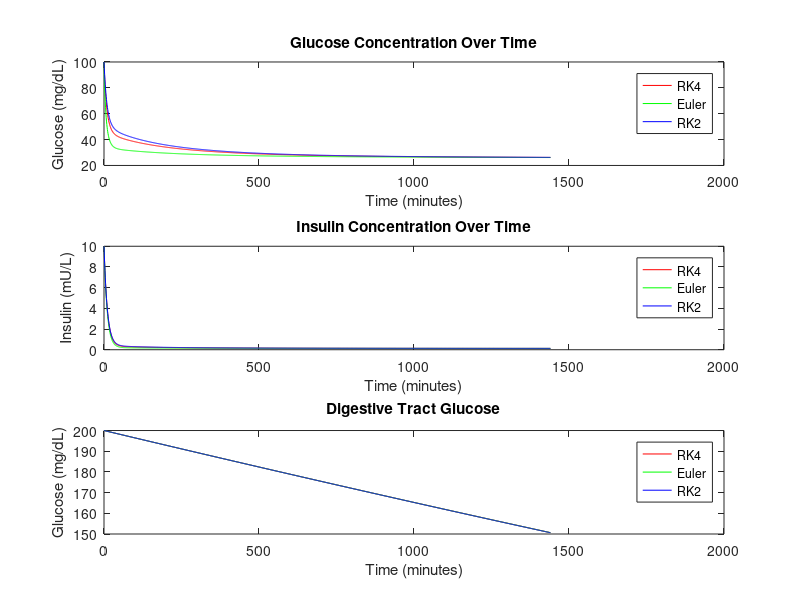

Write the MATLAB code that produced this figure.
% Time settings
dt = 1; % time step are in minutes
time = 0:dt:1440; % simulation time from 0 to 24 hours

% Parameters
k_abs = 0.05; % absorption rate constant
Km = 80; % Michaelis constant for glucose absorption
ku = 0.01; % glucose utilization rate constant
ki = 0.005; % insulin response rate
kd = 0.1; % insulin decay rate
kp = 0.03; % liver response rate
k_sec = 0.2; % maximum rate of insulin secretion
Ks = 100; % half-maximum concentration for insulin secretion
n = 2; % Hill coefficient
k_ex = 0.01; % glucose excretion rate
G_thr = 180; % renal glucose threshold
Gb = 90; % basal glucose level (mg/dL)

% Initial conditions
G = zeros(1, length(time));
I = zeros(1, length(time));
D = zeros(1, length(time));
L = zeros(1, length(time));

G(1) = 100;
I(1) = 10;
D(1) = 200; % initial digestive glucose (could be a meal)
L(1) = kp * (Gb - G(1));

% Solvingn using Runge-Kutta 4th Order Method
for i = 1:(length(time) - 1)
    % Update D
    k1 = -k_abs * D(i) / (Km + D(i));
    k2 = -k_abs * (D(i) + 0.5*dt*k1) / (Km + (D(i) + 0.5*dt*k1));
    k3 = -k_abs * (D(i) + 0.5*dt*k2) / (Km + (D(i) + 0.5*dt*k2));
    k4 = -k_abs * (D(i) + dt*k3) / (Km + (D(i) + dt*k3));
    D(i+1) = D(i) + (dt/6)*(k1 + 2*k2 + 2*k3 + k4);

    % Update G
    g_ex = k_ex * max(0, G(i) - G_thr);
    k1 = k_abs * D(i) / (Km + D(i)) - ku * G(i) * I(i) + L(i) - g_ex;
    k2 = k_abs * (D(i) + 0.5*dt*k1) / (Km + (D(i) + 0.5*dt*k1)) - ku * (G(i)+0.5*dt*k1) * (I(i)+0.5*dt*k1) + L(i) - g_ex;
    k3 = k_abs * (D(i) + 0.5*dt*k2) / (Km + (D(i) + 0.5*dt*k2)) - ku * (G(i)+0.5*dt*k2) * (I(i)+0.5*dt*k2) + L(i) - g_ex;
    k4 = k_abs * (D(i) + dt*k3) / (Km + (D(i) + dt*k3)) - ku * (G(i)+dt*k3) * (I(i)+dt*k3) + L(i) - g_ex;
    G(i+1) = G(i) + (dt/6)*(k1 + 2*k2 + 2*k3 + k4);

    % Update I
    sec_rate = k_sec * G(i)^n / (Ks^n + G(i)^n);
    k1 = sec_rate - kd * I(i);
    k2 = sec_rate - kd * (I(i) + 0.5*dt*k1);
    k3 = sec_rate - kd * (I(i) + 0.5*dt*k2);
    k4 = sec_rate - kd * (I(i) + dt*k3);
    I(i+1) = I(i) + (dt/6)*(k1 + 2*k2 + 2*k3 + k4);
end

% Solving using Euler's Method
G_euler = zeros(1, length(time));
I_euler = zeros(1, length(time));
D_euler = zeros(1, length(time));

G_euler(1) = 100;
I_euler(1) = 10;
D_euler(1) = 200;

for i = 1:(length(time) - 1)
    % Update D
    D_euler(i+1) = D_euler(i) - k_abs * D_euler(i) / (Km + D_euler(i)) * dt;

    % Update G
    g_ex = k_ex * max(0, G_euler(i) - G_thr);
    G_euler(i+1) = G_euler(i) + (k_abs * D_euler(i) / (Km + D_euler(i)) - ku * G_euler(i) * I_euler(i) + L(i) - g_ex) * dt;

    % Update I
    sec_rate = k_sec * G_euler(i)^n / (Ks^n + G_euler(i)^n);
    I_euler(i+1) = I_euler(i) + (sec_rate - kd * I_euler(i)) * dt;
end

% Solving using Runge-Kutta 2nd Order Method (RK2)
G_rk2 = zeros(1, length(time));
I_rk2 = zeros(1, length(time));
D_rk2 = zeros(1, length(time));

G_rk2(1) = 100;
I_rk2(1) = 10;
D_rk2(1) = 200;

for i = 1:(length(time) - 1)
    % Update D
    k1 = -k_abs * D_rk2(i) / (Km + D_rk2(i));
    k2 = -k_abs * (D_rk2(i) + dt) / (Km + (D_rk2(i) + dt));
    D_rk2(i+1) = D_rk2(i) + 0.5 * (k1 + k2) * dt;

    % Update G
    g_ex = k_ex * max(0, G_rk2(i) - G_thr);
    k1 = k_abs * D_rk2(i) / (Km + D_rk2(i)) - ku * G_rk2(i) * I_rk2(i) + L(i) - g_ex;
    k2 = k_abs * (D_rk2(i) + dt) / (Km + (D_rk2(i) + dt)) - ku * (G_rk2(i) + dt * k1) * (I_rk2(i) + dt * k1) + L(i) - g_ex;
    G_rk2(i+1) = G_rk2(i) + 0.5 * (k1 + k2) * dt;

    % Update I
    sec_rate = k_sec * G_rk2(i)^n / (Ks^n + G_rk2(i)^n);
    k1 = sec_rate - kd * I_rk2(i);
    k2 = sec_rate - kd * (I_rk2(i) + dt * k1);
    I_rk2(i+1) = I_rk2(i) + 0.5 * (k1 + k2) * dt;
end

% Plot results
figure;
subplot(3,1,1);
plot(time, G, 'r', time, G_euler, 'g', time, G_rk2, 'b');
title('Glucose Concentration Over Time');
xlabel('Time (minutes)');
ylabel('Glucose (mg/dL)');
legend('RK4', 'Euler', 'RK2');


subplot(3,1,2);
plot(time, I, 'r', time, I_euler, 'g', time, I_rk2, 'b');
title('Insulin Concentration Over Time');
xlabel('Time (minutes)');
ylabel('Insulin (mU/L)');
legend('RK4', 'Euler', 'RK2');


subplot(3,1,3);
plot(time, D, 'r', time, D_euler, 'g', time, D_rk2, 'b');
title('Digestive Tract Glucose');
xlabel('Time (minutes)');
ylabel('Glucose (mg/dL)');
legend('RK4', 'Euler', 'RK2');
